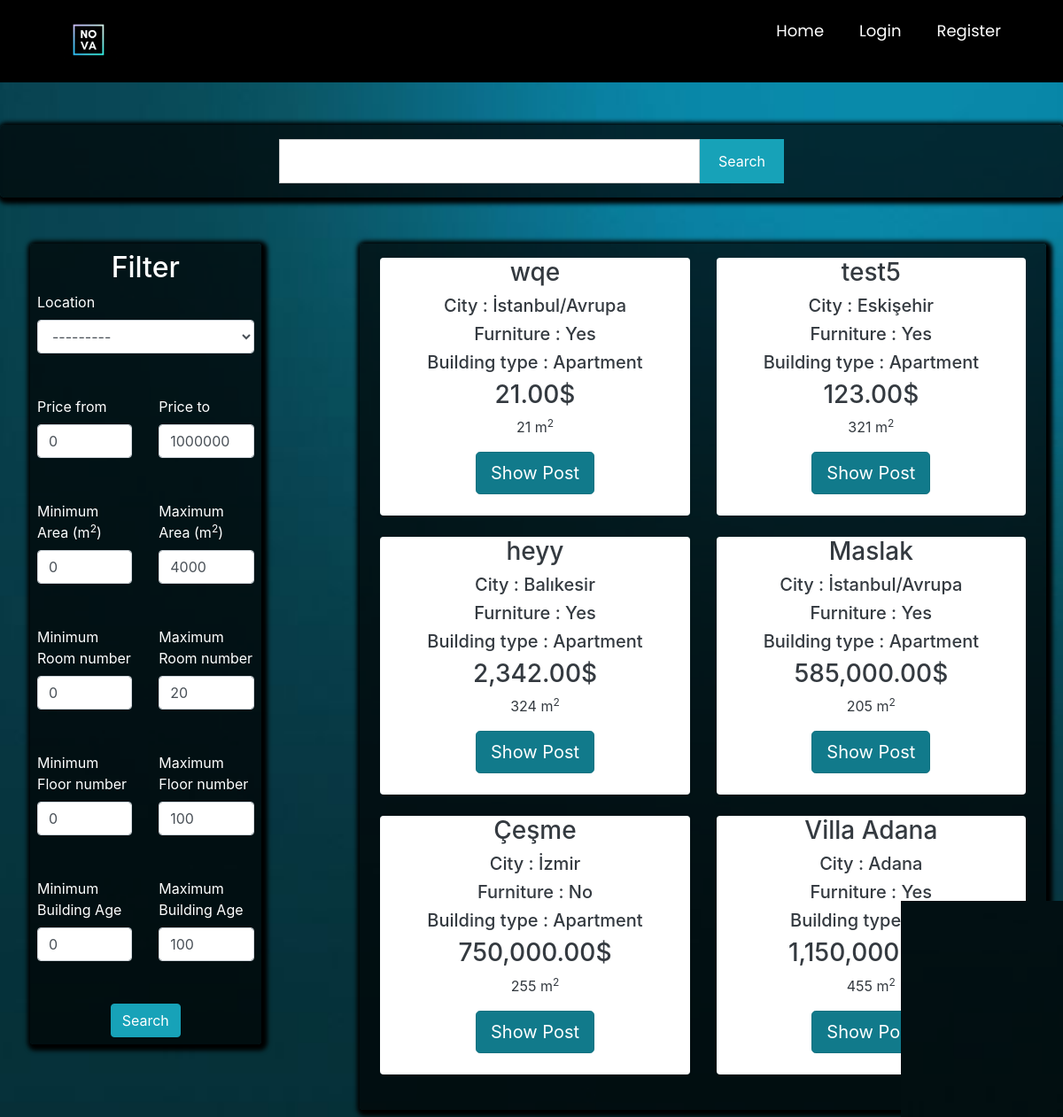
Screenshot of /postlistings/forsale with the database file from the repository.
### main/models.py (models this page shows, shortened)
class Post(models.Model):
    ouruser = models.ForeignKey(ourUser, null=True, on_delete=models.CASCADE)
    post_title = models.CharField(max_length=255,null=True)
    post_description = models.TextField()
    price = models.DecimalField(decimal_places=2 , max_digits=12)
    location = models.CharField(max_length=255,null=True,choices=city)
    postType = models.CharField(choices=RorS , max_length=50, null=True , default='For Sale')
    floor = models.DecimalField(decimal_places=0 , max_digits=3 ,null=True)
    building_age = models.DecimalField(decimal_places=0, max_digits=2 , null=True)
    area = models.DecimalField(decimal_places=0,max_digits=4 ,null=True)
    isFurniture = models.CharField(choices=Furniture ,null=True,max_length=50,default="No")
    building_type = models.CharField(choices=b_types ,null=True ,max_length=50)
    room = models.DecimalField(decimal_places=0 , max_digits=3 ,null=True)

### main/views.py (the view)
# urls.py: path('postlistings/<str:RoS>',views.postlistings, name="postlistings" ),
def postlistings(request, RoS):
    if RoS == 'forsale':
        cu = Post.objects.all().filter(postType='For Sale')
    elif RoS == 'forrent':
        cu = Post.objects.all().filter(postType='For Rent')
    query = request.GET.get('query')
    price_from = request.GET.get('price_from', 0)
    price_to = request.GET.get('price_to', 1000000000)
    min_area = request.GET.get('min_area', 0)
    max_area = request.GET.get('max_area', 4000)
    min_age = request.GET.get('min_age', 0)
    max_age = request.GET.get('max_age', 100)
    min_room_num = request.GET.get('min_room_num', 0)
    max_room_num = request.GET.get('max_room_num', 20)
    min_floor_num = request.GET.get('min_floor_num', 0)
    max_floor_num = request.GET.get('max_floor_num', 100)
    if query != None:
        print("sadasdas")
        cu = cu.filter(Q(post_title__icontains=query) | Q(location__icontains=query) | Q(area__icontains=query) | Q(
            building_type__icontains=query))
    else:
        query = ""
    cu = cu.filter(price__gte=price_from).filter(price__lte=price_to)
    cu = cu.filter(area__gte=min_area).filter(area__lte=max_area)
    cu = cu.filter(building_age__gte=min_age).filter(building_age__lte=max_age)
    cu = cu.filter(room__gte=min_room_num).filter(room__lte=max_room_num)
    cu = cu.filter(floor__gte=min_floor_num).filter(floor__lte=max_floor_num)
    myFilter = PostFilter(request.GET, queryset=cu)
    cu = myFilter.qs
    context = {
        'cu': cu,
        'RoS': RoS,
        'price_from': price_from,
        'price_to': price_to,
        'min_area': min_area,
        'max_area': max_area,
        'min_age': min_age,
        'max_age': max_age,
        'min_room_num': min_room_num,
        'max_room_num': max_room_num,
        'min_floor_num': min_floor_num,
        'max_floor_num': max_floor_num,
        'myFilter': myFilter,
        'query': query,
    }
    return render(request, 'main/postlistings.html', context)

### main/templates/main/postlistings.html (shortened to what this page needs)
{% extends 'main/mainpage.html' %}
{% load widget_tweaks %}
{% load static %}
{% load humanize %}
{% block content %}
<head>
    <link rel="stylesheet" href="https://maxcdn.bootstrapcdn.com/bootstrap/4.0.0/css/bootstrap.min.css"
>
</head>
<form action="{% url 'postlistings' RoS %}" method="get">
    <section class="search-sec p-3 my-5">
        <div class="container">
                <div class="row justify-content-center text-white">
                    <div class="col-lg-12">
                        <div class="row justify-content-center">
                            <div class=" col-lg-5 col-md-5 col-sm-12 p-0">
                                <input type="text" name="query" class="form-control search-slt" value="{{ query }}">
                            </div>
                            <div class="col-lg-1 col-md-1 col-sm-12 p-0">
                                <button onclick="document.getElementById('primarybutton').click()" type="button" class="btn btn-info wrn-btn" id="uselessbutton">Search</button>
                            </div>
                        </div>
                    </div>
                </div>
        </div>
    </section>
<div class="container p-1 my-1 text-white rounded">
    <div class="row blog">
        <div class="col-md-3 ">
                <div class="rounded p-2"
                     style="background-color: rgba(0,0,0,0.7) ; box-shadow: 2px 2px 5px 5px #000000">
                    <center><h2 class="is-size-5">Filter</h2></center>
                    <div class="row">
                        <div class="col-md-12">
                            <label>Location</label>
                            <center>{% render_field myFilter.form.location class="form-control" %}</center>
                        </div>
                    </div>
                    <br><br>
                    <div class="row ">
                        <div class="col-md-6">
                            <label>Price from</label>
                            <input type="number" name="price_from" class="form-control" value="{{ price_from }}" min="0"
                                   max="1000000000" required>
                        </div>
                        <div class="col-md-6">
                            <label>Price to</label>
                            <input type="number" name="price_to" class="form-control" value="{{ price_to }}" min="0"
                                   max="1000000000" required>
                        </div>
                    </div>
                    <br><br>
                    <div class="row ">
                        <div class="col-md-6">
                            <label>Minimum Area (m<sup>2</sup>)</label>
                            <input type="number" name="min_area" class="form-control" value="{{ min_area }}" min="0"
                                   max="4000" required>
                        </div>
                        <div class="col-md-6">
                            <label>Maximum Area (m<sup>2</sup>)</label>
                            <input type="number" name="max_area" class="form-control" value="{{ max_area }}" min="0"
                                   max="4000" required>
                        </div>
                    </div><br><br>
                    <div class="row ">
                        <div class="col-md-6">
                            <label>Minimum Room number</label>
                            <input type="number" name="min_room_num" class="form-control" value="{{ min_room_num }}" min="0"
                                   max="20" required>
                        </div>
                        <div class="col-md-6">
                            <label>Maximum Room number</label>
                            <input type="number" name="max_room_num" class="form-control" value="{{ max_room_num }}" min="0"
                                   max="20" required>
                        </div>
                    </div>
                    <br><br>
                    <div class="row ">
                        <div class="col-md-6">
                            <label>Minimum Floor number</label>
                            <input type="number" name="min_floor_num" class="form-control" value="{{ min_floor_num }}" min="0"
                                   max="100" required>
                        </div>
                        <div class="col-md-6">
                            <label>Maximum Floor number</label>
                            <input type="number" name="max_floor_num" class="form-control" value="{{ max_floor_num }}" min="0"
                                   max="100" required>
                        </div>
                    </div>
                    <br><br>
                    <div class="row ">
                        <div class="col-md-6">
                            <label>Minimum Building Age </label>
                            <input type="number" name="min_age" class="form-control" value="{{ min_age }}" min="0"
                                   max="100" required>
                        </div>
                        <div class="col-md-6">
                            <label>Maximum Building Age </label>
                            <input type="number" name="max_age" class="form-control" value="{{ max_age }}" min="0"
                                   max="100" required>
                        </div>
                    </div>
                    <br><br>
                    <center>
                        <button class="btn btn-info" id="primarybutton">Search</button>
                    </center>
                </div>
        </div>
        <div class="col-md-1">
            <br>
        </div>
        <div class="col-md-8 rounded" style=" box-shadow: 2px 2px 5px 5px #000000;background-color: rgba(0,0,0,0.7)">
            <div class="row p-2 my-2">
                {% if cu %}
                {% for i in cu %}
                <div class="col-md-6 ">
                    <div class="container-fluid bg-white rounded text-dark" style="text-align:center;">
                        <h3>{{ i.post_title }}</h3>
                        <h5>City : {{ i.location }}</h5>
                        <h5>Furniture : {{ i.isFurniture }}</h5>
                        <h5>Building type : {{ i.building_type }}</h5>
                        <h3>{{ i.price|intcomma }}$</h3>
                        <p class="descroption">{{i.area}} m<sup>2</sup></p>
                        <a href="{% url 'product_details' i.id %}" class="btn btn-info btn-lg active" role="button"
                           aria-pressed="true">Show Post</a>
                        <br><br>
                    </div>
                    <br>
                </div>
                {% endfor %}
                {%else%}
                <h3>No related search results are available...</h3>
                {% endif %}
            </div>
        </div>
    </div>
</div>
</form>
{% endblock %}

### main/templates/main/postlistings.html (style rules this page uses)
.wrn-btn { width: 100%; font-size: 16px; font-weight: 400; text-transform: capitalize; height: calc(3rem + 2px) !important; border-radius:0; }
.search-sec { position: relative; background-color: rgba(0,0,0,0.7) !important; justify-content: center; box-shadow: 2px 2px 5px 5px #000000; border-radius: 5px; }
.search-slt { display: block; width: 100%; font-size: 0.875rem; line-height: 1.5; color: #55595c; background-color: #fff; background-image: none; border: 1px solid #ccc; height: calc(3rem + 2px) !important; border-radius:0; }

### main/templates/main/mainpage.html (style rules this page uses)
body.g { background-image: url('/static/images/wallpaper.jpg'); background-size: cover; background-repeat: no-repeat; background-attachment: fixed; }
.show, .icon, input { display: none; }

### rows the page displays
Post: post_title "wqe", location "İstanbul/Avrupa", isFurniture "Yes", building_type "Apartment", price "21.00", area "21"
Post: post_title "test5", location "Eskişehir", isFurniture "Yes", building_type "Apartment", price "123.00", area "321"
Post: post_title "heyy", location "Balıkesir", isFurniture "Yes", building_type "Apartment", price "2,342.00", area "324"
Post: post_title "Maslak", location "İstanbul/Avrupa", isFurniture "Yes", building_type "Apartment", price "585,000.00", area "205"
Post: post_title "Çeşme", location "İzmir", isFurniture "No", building_type "Apartment", price "750,000.00", area "255"
Post: post_title "Villa Adana", location "Adana", isFurniture "Yes", price "1,150,000.00", area "455"
